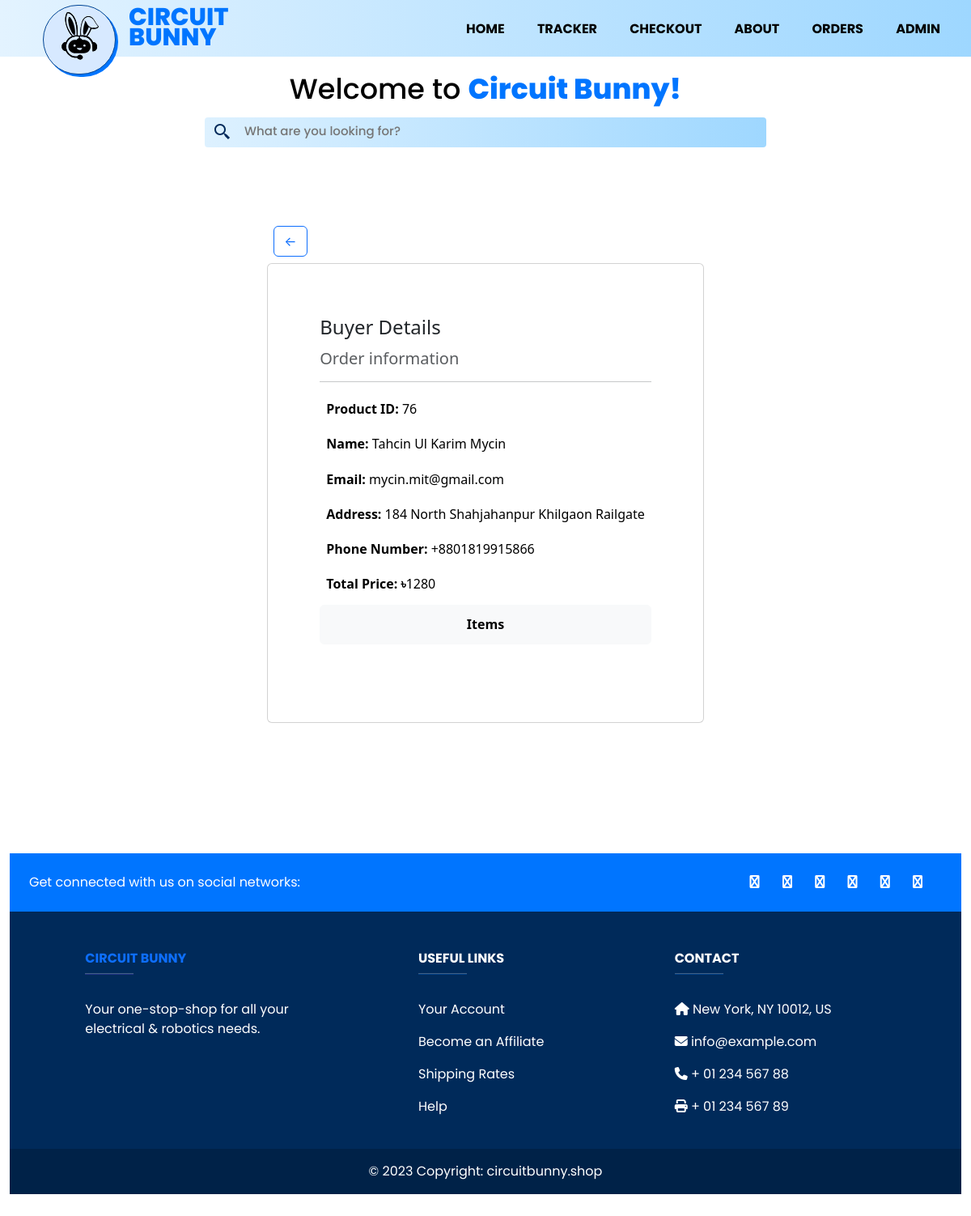
Page /order/76 (signed in) on the committed database.
### shop/models.py (models this page shows, shortened)
class Order(models.Model):
    id = models.AutoField(primary_key=True)
    items = models.CharField(max_length=5000)
    Full_name = models.CharField(max_length=250)
    Address = models.CharField(max_length=250)
    Email = models.EmailField(max_length=254)
    Phone_number = models.CharField(max_length=15)
    TotalPrice = models.IntegerField(default=0)

### shop/views.py (the view)
# urls.py: path("order/<int:id>", views.orderdetails, name="orderdetails"),
def orderdetails(request, id):
    if request.user.is_authenticated and request.user.is_staff:
        order = get_object_or_404(Order, id=id)
        form, query, products = formEvent(request)
        context = {
            "id": id,
            "order": order,
            "form": form,
            "query": query,
            "products": products
        }
        return render(request, "adminorders.html", context)
    else:
        return HttpResponse('You don\'t the permission to access this page <a href="/admin" target="_blank">Sign in</a>')

### shop/form.py
class SearchForm(forms.Form):
    query = forms.CharField(label="", max_length=255, required=False, widget=forms.TextInput(attrs={'placeholder': 'What are you looking for?', 'class': "search_box_text"}, ))

### shop/form.py (called while the page is built)
def formEvent(request):
    form = SearchForm(request.GET)
    query = request.GET.get('query', '')
    if query:
        products = Item.objects.filter(Title__icontains=query)
    else:
        products = Item.objects.all()
    return form, query, products

### shop/templates/adminorders.html (shortened to what this page needs)
{% extends "base.html" %}
{% block content %}
    <div class="container d-flex align-items-center justify-content-center vh-100">
      <div class="pb-lg-5 " >
        <a href="javascript:history.go(-1)" class="btn btn-outline-primary m-2">←</a>
        <div class="card" style="width: absolute;">
          <div class="card-body pb-lg-5 m-lg-5">
                  <h4 class="card-title pb-2">Buyer Details</h4>
                  <h5 class="card-subtitle mb-2 text-body-secondary ">Order information</h5>
                  <hr>
                  <h6 class="card-text p-2 text-black"><b>Product ID:</b> {{order.id}}</h6>
                  <h6 class="card-text p-2 text-black"><b>Name:</b> {{order.Full_name}}</h6>
                  <h6 class="card-text p-2 text-black"><b>Email:</b> {{order.Email}}</h6>
                  <h6 class="card-text p-2 text-black"><b>Address:</b> {{order.Address}}</h6>
                  <h6 class="card-text p-2 text-black"><b>Phone Number:</b> {{order.Phone_number}}</h6>
                  <h6 class="card-text p-2 text-black"><b>Total Price: ৳</b>{{order.TotalPrice}}</h6>
                  <buton id="showItems" class="btn btn-light w-100"><h6 class="card-text p-2 text-black"><b>Items</b></h6></buton>
                </div>
              </div>
        </div>
      </div>
{% block js %}
{% load static %}
{% endblock js %}
{% endblock content %}

### shop/static/css/base.css (style rules this page uses)
* { margin: 0; padding: 0; text-decoration: none; list-style: none; box-sizing: border-box; }
body { font-family: 'Poppins', sans-serif; }
.container { width: 100%; height: auto; }
.search_box_text input { color: #4E8ED9; font-family: 'Poppins'; font-size: 15px; font-style: normal; font-weight: 500; line-height: 84.75%; height: 2rem; outline: none; color: black; margin-left: 15px; background: transparent; border-style: none; width: 40vw; }
a:link { text-decoration: none; }

### rows in the picture
Order: id "76", Full_name "Tahcin Ul Karim Mycin", Email "mycin.mit@gmail.com", Address "184 North Shahjahanpur Khilgaon Railgate", Phone_number "+8801819915866", TotalPrice "1280"
